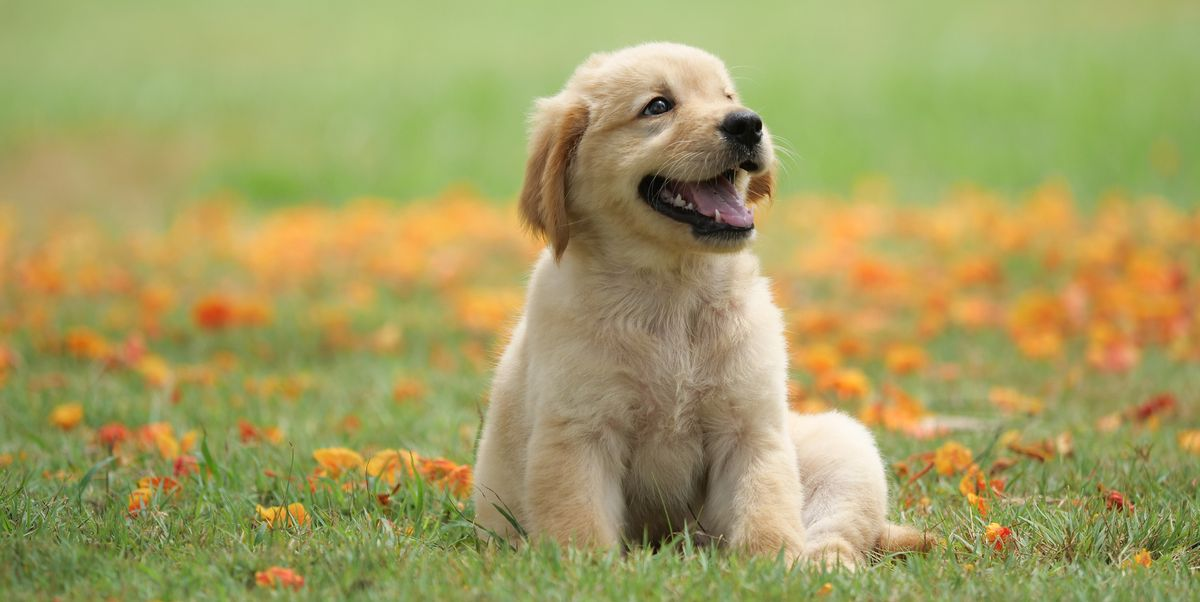
#> input picture Python Scripts/dog.jpg, 1200 x 602 px
$ python audio.py
#> lines starting #> are read from the running program, lines starting #| are printed output that depends on the picture
import numpy as np
import simpleaudio as sa
from PIL import Image

frequency = 440  # Our played note will be 440 Hz
fs = 44100  # 44100 samples per second
seconds = 3  # Note duration of 3 seconds

# Generate array with seconds*sample_rate steps, ranging between 0 and seconds
#t = np.linspace(0, seconds, seconds * fs, False)

t = np.asarray(Image.open("dog.jpg"))
#> t is the input picture: shape (602, 1200, 3); mean R, G, B 163.9, 158.6, 97.6

# Generate a 440 Hz sine wave
#note = np.sin(frequency * t * 2 * np.pi)
note = t

# Ensure that highest value is in 16-bit range
audio = note * (2**15 - 1) / np.max(np.abs(note))
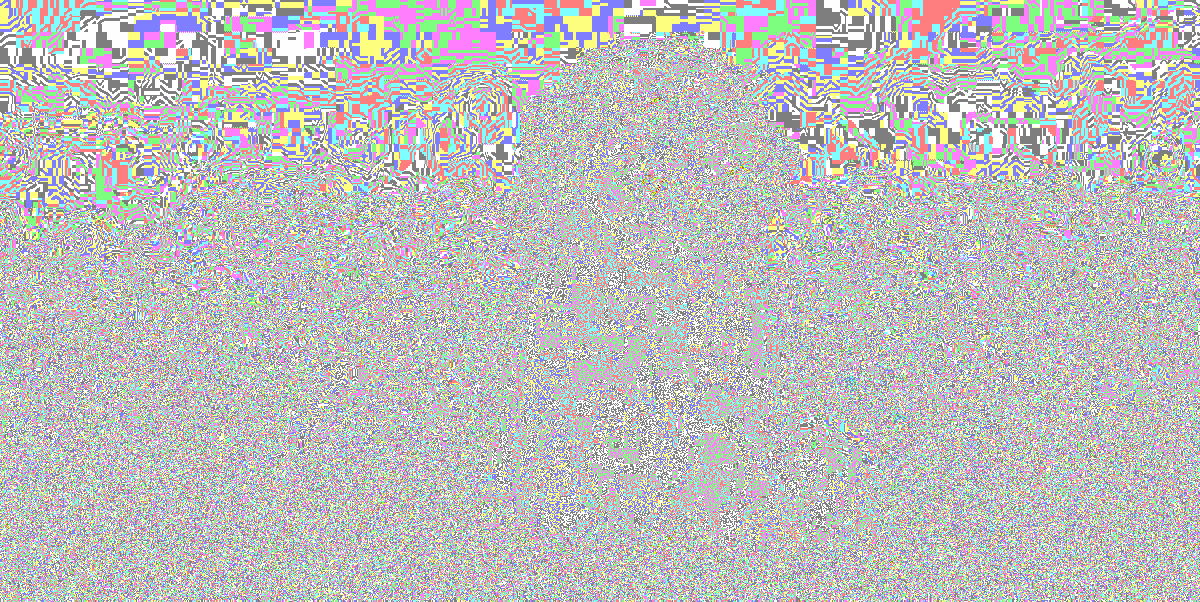
#> audio: shape (602, 1200, 3) float64; mean R, G, B 192.2, 191.7, 192.3; drawn with min black and max white
# Convert to 16-bit data
audio = audio.astype(np.int16)

# Start playback
#> (the run stopped early here; a loop or call above may not have finished)
